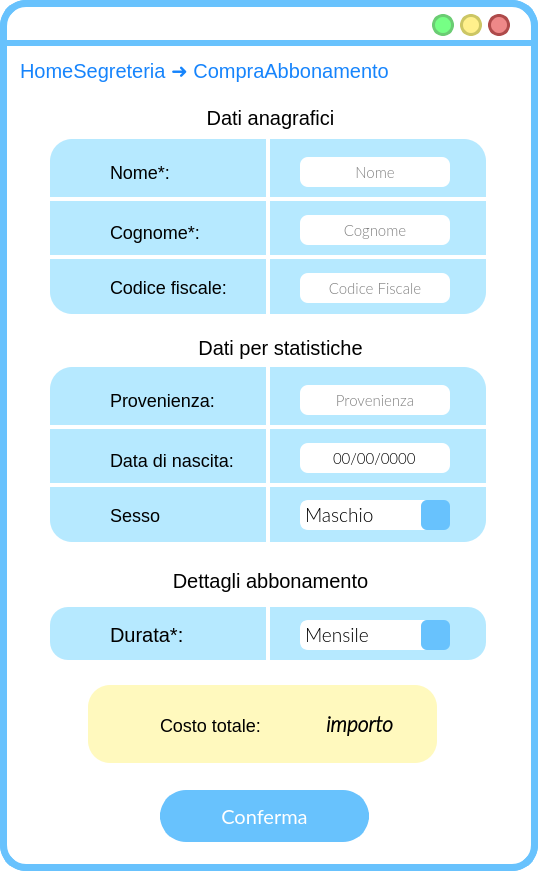
<?xml version="1.0" encoding="UTF-8"?>
<ui version="4.0">
 <class>MainWindow</class>
 <widget class="QMainWindow" name="MainWindow">
  <property name="geometry">
   <rect>
    <x>0</x>
    <y>0</y>
    <width>538</width>
    <height>871</height>
   </rect>
  </property>
  <property name="windowTitle">
   <string>MainWindow</string>
  </property>
  <property name="styleSheet">
   <string notr="true">QWidget{
background:rgb(255, 255, 255);
border-radius:26px;
border-color:rgb(104, 194, 253);
border-style: solid;
border-width:7;
}
QLabel{
border-width:0;
font: 16pt &quot;Lato Light&quot;;
}
QAbstractItemView {
    border: 3px solid  rgb(104, 194, 253);  
border-radius:8px;
  selection-background-color:  rgb(104, 194, 253);
margin:-2px;
text-align:center;
border-width:5;
}</string>
  </property>
  <widget class="QWidget" name="centralwidget">
   <widget class="QLabel" name="label">
    <property name="geometry">
     <rect>
      <x>-10</x>
      <y>40</y>
      <width>811</width>
      <height>6</height>
     </rect>
    </property>
    <property name="styleSheet">
     <string notr="true">background-color:rgb(104, 194, 253);</string>
    </property>
    <property name="text">
     <string/>
    </property>
   </widget>
   <widget class="QLabel" name="titoloLabel">
    <property name="geometry">
     <rect>
      <x>20</x>
      <y>55</y>
      <width>511</width>
      <height>31</height>
     </rect>
    </property>
    <property name="styleSheet">
     <string notr="true">QLabel{
color: rgb(22, 132, 252);
font-size: 20px;
background-color: rgba(255, 255, 255,0);
font: 14pt &quot;Lato&quot;;
}</string>
    </property>
    <property name="text">
     <string>HomeSegreteria ➜ CompraAbbonamento</string>
    </property>
   </widget>
   <widget class="QLabel" name="NomeLabel">
    <property name="geometry">
     <rect>
      <x>110</x>
      <y>147</y>
      <width>181</width>
      <height>51</height>
     </rect>
    </property>
    <property name="styleSheet">
     <string notr="true">QLabel{
font-size: 18px;
background-color: rgba(255, 255, 255,0);
}</string>
    </property>
    <property name="text">
     <string>Nome*:</string>
    </property>
   </widget>
   <widget class="QLabel" name="cognomeLabel">
    <property name="geometry">
     <rect>
      <x>110</x>
      <y>207</y>
      <width>181</width>
      <height>51</height>
     </rect>
    </property>
    <property name="styleSheet">
     <string notr="true">QLabel{
font-size: 18px;
background-color: rgba(255, 255, 255,0);
}</string>
    </property>
    <property name="text">
     <string>Cognome*:</string>
    </property>
   </widget>
   <widget class="QLabel" name="codiceFiscaleLabel">
    <property name="geometry">
     <rect>
      <x>110</x>
      <y>262</y>
      <width>181</width>
      <height>51</height>
     </rect>
    </property>
    <property name="styleSheet">
     <string notr="true">QLabel{
font-size: 18px;
background-color: rgba(255, 255, 255,0);
}</string>
    </property>
    <property name="text">
     <string>Codice fiscale:</string>
    </property>
   </widget>
   <widget class="QLabel" name="NomeIcona">
    <property name="geometry">
     <rect>
      <x>60</x>
      <y>155</y>
      <width>35</width>
      <height>35</height>
     </rect>
    </property>
    <property name="styleSheet">
     <string notr="true">QLabel{
background-color: rgba(255, 85, 85,0);
}</string>
    </property>
    <property name="text">
     <string/>
    </property>
    <property name="pixmap">
     <pixmap>res/person_FILL1_wght600_GRAD200_opsz48_risultato.png</pixmap>
    </property>
    <property name="scaledContents">
     <bool>true</bool>
    </property>
   </widget>
   <widget class="QLabel" name="CognomeIcona">
    <property name="geometry">
     <rect>
      <x>60</x>
      <y>213</y>
      <width>35</width>
      <height>35</height>
     </rect>
    </property>
    <property name="styleSheet">
     <string notr="true">QLabel{
background-color: rgba(255, 85, 85,0);
}</string>
    </property>
    <property name="text">
     <string/>
    </property>
    <property name="pixmap">
     <pixmap>res/account_circle_FILL1_wght600_GRAD200_opsz48_risultato.png</pixmap>
    </property>
    <property name="scaledContents">
     <bool>true</bool>
    </property>
   </widget>
   <widget class="QLabel" name="CodiceFiscaleIcona">
    <property name="geometry">
     <rect>
      <x>60</x>
      <y>267</y>
      <width>35</width>
      <height>35</height>
     </rect>
    </property>
    <property name="styleSheet">
     <string notr="true">QLabel{
background-color: rgba(255, 85, 85,0);
}</string>
    </property>
    <property name="text">
     <string/>
    </property>
    <property name="pixmap">
     <pixmap>res/badge_FILL1_wght600_GRAD200_opsz48_risultato.png</pixmap>
    </property>
    <property name="scaledContents">
     <bool>true</bool>
    </property>
   </widget>
   <widget class="QLabel" name="label_17">
    <property name="geometry">
     <rect>
      <x>266</x>
      <y>139</y>
      <width>4</width>
      <height>177</height>
     </rect>
    </property>
    <property name="sizePolicy">
     <sizepolicy hsizetype="Fixed" vsizetype="Fixed">
      <horstretch>0</horstretch>
      <verstretch>0</verstretch>
     </sizepolicy>
    </property>
    <property name="styleSheet">
     <string notr="true">width: 314px;
height: 180px;
border-radius: 0;
background-color: rgb(255, 255, 255);
text-align: center;</string>
    </property>
    <property name="text">
     <string/>
    </property>
    <property name="scaledContents">
     <bool>true</bool>
    </property>
    <property name="alignment">
     <set>Qt::AlignCenter</set>
    </property>
    <property name="margin">
     <number>10</number>
    </property>
    <property name="indent">
     <number>0</number>
    </property>
   </widget>
   <widget class="QLabel" name="label_2">
    <property name="geometry">
     <rect>
      <x>50</x>
      <y>139</y>
      <width>436</width>
      <height>175</height>
     </rect>
    </property>
    <property name="styleSheet">
     <string notr="true">left: 790px;
top: 159px;
width: 437px;
height: 650px;
line-height: 20px;
border-radius: 22px;
background-color: rgba(182, 233, 255, 255);
text-align: center;</string>
    </property>
    <property name="text">
     <string/>
    </property>
   </widget>
   <widget class="QLabel" name="label_18">
    <property name="geometry">
     <rect>
      <x>50</x>
      <y>255</y>
      <width>450</width>
      <height>4</height>
     </rect>
    </property>
    <property name="sizePolicy">
     <sizepolicy hsizetype="Fixed" vsizetype="Fixed">
      <horstretch>0</horstretch>
      <verstretch>0</verstretch>
     </sizepolicy>
    </property>
    <property name="styleSheet">
     <string notr="true">width: 314px;
height: 180px;
border-radius: 0;
background-color: rgb(255, 255, 255);
text-align: center;</string>
    </property>
    <property name="text">
     <string/>
    </property>
    <property name="scaledContents">
     <bool>true</bool>
    </property>
    <property name="alignment">
     <set>Qt::AlignCenter</set>
    </property>
    <property name="margin">
     <number>10</number>
    </property>
    <property name="indent">
     <number>0</number>
    </property>
   </widget>
   <widget class="QLabel" name="label_5">
    <property name="geometry">
     <rect>
      <x>50</x>
      <y>197</y>
      <width>450</width>
      <height>4</height>
     </rect>
    </property>
    <property name="sizePolicy">
     <sizepolicy hsizetype="Fixed" vsizetype="Fixed">
      <horstretch>0</horstretch>
      <verstretch>0</verstretch>
     </sizepolicy>
    </property>
    <property name="styleSheet">
     <string notr="true">width: 314px;
height: 180px;
border-radius: 0;
background-color: rgb(255, 255, 255);
text-align: center;</string>
    </property>
    <property name="text">
     <string/>
    </property>
    <property name="scaledContents">
     <bool>true</bool>
    </property>
    <property name="alignment">
     <set>Qt::AlignCenter</set>
    </property>
    <property name="margin">
     <number>10</number>
    </property>
    <property name="indent">
     <number>0</number>
    </property>
   </widget>
   <widget class="QLabel" name="label_19">
    <property name="geometry">
     <rect>
      <x>40</x>
      <y>97</y>
      <width>461</width>
      <height>41</height>
     </rect>
    </property>
    <property name="styleSheet">
     <string notr="true">font-size: 20px;
text-align: left;
background-color: rgba(255, 255, 255,0);
</string>
    </property>
    <property name="text">
     <string>Dati anagrafici</string>
    </property>
    <property name="alignment">
     <set>Qt::AlignCenter</set>
    </property>
   </widget>
   <widget class="QLineEdit" name="nomeLineEdit">
    <property name="geometry">
     <rect>
      <x>300</x>
      <y>157</y>
      <width>150</width>
      <height>30</height>
     </rect>
    </property>
    <property name="font">
     <font>
      <family>Lato Light</family>
      <pointsize>11</pointsize>
     </font>
    </property>
    <property name="styleSheet">
     <string notr="true">QLineEdit{
background:rgb(255, 255, 255);
border-radius:8px;
border-color:rgb(104, 194, 253);
border-style: solid;
border-width:0;
}
QLineEdit::focus{
background:rgb(255, 255, 255);
border-radius:8px;
border-color:rgb(104, 194, 253);
border-style: solid;
border-width:3;
}</string>
    </property>
    <property name="text">
     <string/>
    </property>
    <property name="alignment">
     <set>Qt::AlignCenter</set>
    </property>
    <property name="placeholderText">
     <string>Nome</string>
    </property>
   </widget>
   <widget class="QLineEdit" name="cognomeLineEdit">
    <property name="geometry">
     <rect>
      <x>300</x>
      <y>215</y>
      <width>150</width>
      <height>30</height>
     </rect>
    </property>
    <property name="font">
     <font>
      <family>Lato Light</family>
      <pointsize>11</pointsize>
     </font>
    </property>
    <property name="styleSheet">
     <string notr="true">QLineEdit{
background:rgb(255, 255, 255);
border-radius:8px;
border-color:rgb(104, 194, 253);
border-style: solid;
border-width:0;
}
QLineEdit::focus{
background:rgb(255, 255, 255);
border-radius:8px;
border-color:rgb(104, 194, 253);
border-style: solid;
border-width:3;
}</string>
    </property>
    <property name="text">
     <string/>
    </property>
    <property name="alignment">
     <set>Qt::AlignCenter</set>
    </property>
    <property name="placeholderText">
     <string>Cognome</string>
    </property>
   </widget>
   <widget class="QLineEdit" name="codiceFiscaleLineEdit">
    <property name="geometry">
     <rect>
      <x>300</x>
      <y>273</y>
      <width>150</width>
      <height>30</height>
     </rect>
    </property>
    <property name="font">
     <font>
      <family>Lato Light</family>
      <pointsize>11</pointsize>
     </font>
    </property>
    <property name="styleSheet">
     <string notr="true">QLineEdit{
background:rgb(255, 255, 255);
border-radius:8px;
border-color:rgb(104, 194, 253);
border-style: solid;
border-width:0;
}
QLineEdit::focus{
background:rgb(255, 255, 255);
border-radius:8px;
border-color:rgb(104, 194, 253);
border-style: solid;
border-width:3;
}</string>
    </property>
    <property name="inputMask">
     <string/>
    </property>
    <property name="text">
     <string/>
    </property>
    <property name="alignment">
     <set>Qt::AlignCenter</set>
    </property>
    <property name="placeholderText">
     <string>Codice Fiscale</string>
    </property>
   </widget>
   <widget class="QLabel" name="NomeIcona_2">
    <property name="geometry">
     <rect>
      <x>60</x>
      <y>383</y>
      <width>35</width>
      <height>35</height>
     </rect>
    </property>
    <property name="styleSheet">
     <string notr="true">QLabel{
background-color: rgba(255, 85, 85,0);
}</string>
    </property>
    <property name="text">
     <string/>
    </property>
    <property name="pixmap">
     <pixmap>res/flag_FILL1_wght600_GRAD200_opsz48_risultato.png</pixmap>
    </property>
    <property name="scaledContents">
     <bool>true</bool>
    </property>
   </widget>
   <widget class="QLabel" name="label_3">
    <property name="geometry">
     <rect>
      <x>50</x>
      <y>367</y>
      <width>436</width>
      <height>175</height>
     </rect>
    </property>
    <property name="styleSheet">
     <string notr="true">left: 790px;
top: 159px;
width: 437px;
height: 650px;
line-height: 20px;
border-radius: 22px;
background-color: rgba(182, 233, 255, 255);
text-align: center;</string>
    </property>
    <property name="text">
     <string/>
    </property>
   </widget>
   <widget class="QLabel" name="label_20">
    <property name="geometry">
     <rect>
      <x>266</x>
      <y>367</y>
      <width>4</width>
      <height>177</height>
     </rect>
    </property>
    <property name="sizePolicy">
     <sizepolicy hsizetype="Fixed" vsizetype="Fixed">
      <horstretch>0</horstretch>
      <verstretch>0</verstretch>
     </sizepolicy>
    </property>
    <property name="styleSheet">
     <string notr="true">width: 314px;
height: 180px;
border-radius: 0;
background-color: rgb(255, 255, 255);
text-align: center;</string>
    </property>
    <property name="text">
     <string/>
    </property>
    <property name="scaledContents">
     <bool>true</bool>
    </property>
    <property name="alignment">
     <set>Qt::AlignCenter</set>
    </property>
    <property name="margin">
     <number>10</number>
    </property>
    <property name="indent">
     <number>0</number>
    </property>
   </widget>
   <widget class="QLabel" name="sessoLabel">
    <property name="geometry">
     <rect>
      <x>110</x>
      <y>490</y>
      <width>181</width>
      <height>51</height>
     </rect>
    </property>
    <property name="styleSheet">
     <string notr="true">QLabel{
font-size: 18px;
background-color: rgba(255, 255, 255,0);
}</string>
    </property>
    <property name="text">
     <string>Sesso</string>
    </property>
   </widget>
   <widget class="QLabel" name="CognomeIcona_2">
    <property name="geometry">
     <rect>
      <x>60</x>
      <y>441</y>
      <width>35</width>
      <height>35</height>
     </rect>
    </property>
    <property name="styleSheet">
     <string notr="true">QLabel{
background-color: rgba(255, 85, 85,0);
}</string>
    </property>
    <property name="text">
     <string/>
    </property>
    <property name="pixmap">
     <pixmap>res/cake_FILL1_wght600_GRAD200_opsz48_risultato.png</pixmap>
    </property>
    <property name="scaledContents">
     <bool>true</bool>
    </property>
   </widget>
   <widget class="QLabel" name="CodiceFiscaleIcona_3">
    <property name="geometry">
     <rect>
      <x>60</x>
      <y>495</y>
      <width>35</width>
      <height>35</height>
     </rect>
    </property>
    <property name="styleSheet">
     <string notr="true">QLabel{
background-color: rgba(255, 85, 85,0);
}</string>
    </property>
    <property name="text">
     <string/>
    </property>
    <property name="pixmap">
     <pixmap>res/female_FILL1_wght600_GRAD200_opsz48_risultato.png</pixmap>
    </property>
    <property name="scaledContents">
     <bool>true</bool>
    </property>
   </widget>
   <widget class="QLabel" name="label_12">
    <property name="geometry">
     <rect>
      <x>50</x>
      <y>425</y>
      <width>450</width>
      <height>4</height>
     </rect>
    </property>
    <property name="sizePolicy">
     <sizepolicy hsizetype="Fixed" vsizetype="Fixed">
      <horstretch>0</horstretch>
      <verstretch>0</verstretch>
     </sizepolicy>
    </property>
    <property name="styleSheet">
     <string notr="true">width: 314px;
height: 180px;
border-radius: 0;
background-color: rgb(255, 255, 255);
text-align: center;</string>
    </property>
    <property name="text">
     <string/>
    </property>
    <property name="scaledContents">
     <bool>true</bool>
    </property>
    <property name="alignment">
     <set>Qt::AlignCenter</set>
    </property>
    <property name="margin">
     <number>10</number>
    </property>
    <property name="indent">
     <number>0</number>
    </property>
   </widget>
   <widget class="QLabel" name="provenienzaLabel">
    <property name="geometry">
     <rect>
      <x>110</x>
      <y>375</y>
      <width>181</width>
      <height>51</height>
     </rect>
    </property>
    <property name="styleSheet">
     <string notr="true">QLabel{
font-size: 18px;
background-color: rgba(255, 255, 255,0);
}</string>
    </property>
    <property name="text">
     <string>Provenienza:</string>
    </property>
   </widget>
   <widget class="QLineEdit" name="dataDiNascitaLineEdit">
    <property name="geometry">
     <rect>
      <x>300</x>
      <y>443</y>
      <width>150</width>
      <height>30</height>
     </rect>
    </property>
    <property name="font">
     <font>
      <family>Lato Light</family>
      <pointsize>11</pointsize>
     </font>
    </property>
    <property name="styleSheet">
     <string notr="true">QLineEdit{
background:rgb(255, 255, 255);
border-radius:8px;
border-color:rgb(104, 194, 253);
border-style: solid;
border-width:0;
}
QLineEdit::focus{
background:rgb(255, 255, 255);
border-radius:8px;
border-color:rgb(104, 194, 253);
border-style: solid;
border-width:3;
}</string>
    </property>
    <property name="inputMask">
     <string>00/00/0000;0</string>
    </property>
    <property name="text">
     <string>//</string>
    </property>
    <property name="alignment">
     <set>Qt::AlignCenter</set>
    </property>
    <property name="placeholderText">
     <string>gg/mm/aaaa</string>
    </property>
   </widget>
   <widget class="QLabel" name="label_21">
    <property name="geometry">
     <rect>
      <x>50</x>
      <y>483</y>
      <width>450</width>
      <height>4</height>
     </rect>
    </property>
    <property name="sizePolicy">
     <sizepolicy hsizetype="Fixed" vsizetype="Fixed">
      <horstretch>0</horstretch>
      <verstretch>0</verstretch>
     </sizepolicy>
    </property>
    <property name="styleSheet">
     <string notr="true">width: 314px;
height: 180px;
border-radius: 0;
background-color: rgb(255, 255, 255);
text-align: center;</string>
    </property>
    <property name="text">
     <string/>
    </property>
    <property name="scaledContents">
     <bool>true</bool>
    </property>
    <property name="alignment">
     <set>Qt::AlignCenter</set>
    </property>
    <property name="margin">
     <number>10</number>
    </property>
    <property name="indent">
     <number>0</number>
    </property>
   </widget>
   <widget class="QLabel" name="dataDiNascitaLabel">
    <property name="geometry">
     <rect>
      <x>110</x>
      <y>435</y>
      <width>181</width>
      <height>51</height>
     </rect>
    </property>
    <property name="styleSheet">
     <string notr="true">QLabel{
font-size: 18px;
background-color: rgba(255, 255, 255,0);
}</string>
    </property>
    <property name="text">
     <string>Data di nascita:</string>
    </property>
   </widget>
   <widget class="QLineEdit" name="provenienzaLineEdit">
    <property name="geometry">
     <rect>
      <x>300</x>
      <y>385</y>
      <width>150</width>
      <height>30</height>
     </rect>
    </property>
    <property name="font">
     <font>
      <family>Lato Light</family>
      <pointsize>11</pointsize>
     </font>
    </property>
    <property name="styleSheet">
     <string notr="true">QLineEdit{
background:rgb(255, 255, 255);
border-radius:8px;
border-color:rgb(104, 194, 253);
border-style: solid;
border-width:0;
}
QLineEdit::focus{
background:rgb(255, 255, 255);
border-radius:8px;
border-color:rgb(104, 194, 253);
border-style: solid;
border-width:3;
}</string>
    </property>
    <property name="text">
     <string/>
    </property>
    <property name="alignment">
     <set>Qt::AlignCenter</set>
    </property>
    <property name="placeholderText">
     <string>Provenienza</string>
    </property>
   </widget>
   <widget class="QLabel" name="datiPerStatisticheLabel">
    <property name="geometry">
     <rect>
      <x>50</x>
      <y>327</y>
      <width>461</width>
      <height>41</height>
     </rect>
    </property>
    <property name="styleSheet">
     <string notr="true">font-size: 20px;
text-align: left;
background-color: rgba(255, 255, 255,0);
</string>
    </property>
    <property name="text">
     <string>Dati per statistiche</string>
    </property>
    <property name="alignment">
     <set>Qt::AlignCenter</set>
    </property>
   </widget>
   <widget class="QComboBox" name="sessoComboBox">
    <property name="geometry">
     <rect>
      <x>300</x>
      <y>500</y>
      <width>150</width>
      <height>30</height>
     </rect>
    </property>
    <property name="font">
     <font>
      <family>Lato Light</family>
      <pointsize>14</pointsize>
      <weight>50</weight>
      <italic>false</italic>
      <bold>false</bold>
      <strikeout>false</strikeout>
      <stylestrategy>PreferDefault</stylestrategy>
     </font>
    </property>
    <property name="cursor">
     <cursorShape>ArrowCursor</cursorShape>
    </property>
    <property name="toolTip">
     <string/>
    </property>
    <property name="styleSheet">
     <string notr="true">

QComboBox{
background:rgb(255, 255, 255);
border-radius:8px;
border-color:rgb(255, 255, 255);
border-style: solid;
text-align:center;
border-width:3;
}
QComboBox::focus{
background:rgb(255, 255, 255);
border-radius:8px;
border-color:rgb(104, 194, 253);
border-style: solid;
border-width:3;
}

QComboBox::down-arrow {
    image: url(:/icons/expand_more_FILL1_wght600_GRAD200_opsz48_risultato.png);
    width: 26px;
    height: 26px;
margin: 0px 0px 0px 0px
}

QComboBox::drop-down  {
	background-color:rgb(104, 194, 253);
border-radius:6px;
margin:-3px -3px -3px -10px;
    border: 0px; /* This seems to replace the whole arrow of the combo box */

}
</string>
    </property>
    <property name="editable">
     <bool>false</bool>
    </property>
    <property name="currentText">
     <string>Maschio</string>
    </property>
    <property name="iconSize">
     <size>
      <width>16</width>
      <height>16</height>
     </size>
    </property>
    <property name="frame">
     <bool>true</bool>
    </property>
    <item>
     <property name="text">
      <string>Maschio</string>
     </property>
    </item>
    <item>
     <property name="text">
      <string>Femmina</string>
     </property>
    </item>
    <item>
     <property name="text">
      <string>Non specificato</string>
     </property>
    </item>
   </widget>
   <widget class="QLabel" name="dettagliAbbonamentoLabel">
    <property name="geometry">
     <rect>
      <x>40</x>
      <y>560</y>
      <width>461</width>
      <height>41</height>
     </rect>
    </property>
    <property name="styleSheet">
     <string notr="true">font-size: 20px;
text-align: left;
background-color: rgba(255, 255, 255,0);
</string>
    </property>
    <property name="text">
     <string>Dettagli abbonamento</string>
    </property>
    <property name="alignment">
     <set>Qt::AlignCenter</set>
    </property>
   </widget>
   <widget class="QLabel" name="label_4">
    <property name="geometry">
     <rect>
      <x>266</x>
      <y>601</y>
      <width>4</width>
      <height>70</height>
     </rect>
    </property>
    <property name="styleSheet">
     <string notr="true">background-color:#FFFFFF;</string>
    </property>
    <property name="text">
     <string/>
    </property>
   </widget>
   <widget class="QLabel" name="label_11">
    <property name="geometry">
     <rect>
      <x>60</x>
      <y>620</y>
      <width>34</width>
      <height>34</height>
     </rect>
    </property>
    <property name="autoFillBackground">
     <bool>false</bool>
    </property>
    <property name="styleSheet">
     <string notr="true">background-color: rgba(255, 255, 255,0);</string>
    </property>
    <property name="text">
     <string/>
    </property>
    <property name="pixmap">
     <pixmap>res/search_FILL1_wght600_GRAD200_opsz48_risultato.png</pixmap>
    </property>
    <property name="scaledContents">
     <bool>true</bool>
    </property>
   </widget>
   <widget class="QLabel" name="durataLabel">
    <property name="geometry">
     <rect>
      <x>110</x>
      <y>609</y>
      <width>161</width>
      <height>51</height>
     </rect>
    </property>
    <property name="styleSheet">
     <string notr="true">font-size: 20px;
text-align: left;
background-color: rgba(255, 255, 255,0);
</string>
    </property>
    <property name="text">
     <string>Durata*:</string>
    </property>
    <property name="alignment">
     <set>Qt::AlignLeading|Qt::AlignLeft|Qt::AlignVCenter</set>
    </property>
   </widget>
   <widget class="QLabel" name="label_6">
    <property name="geometry">
     <rect>
      <x>50</x>
      <y>607</y>
      <width>436</width>
      <height>53</height>
     </rect>
    </property>
    <property name="styleSheet">
     <string notr="true">left: 790px;
top: 159px;
width: 437px;
height: 650px;
line-height: 20px;
border-radius: 18px;
background-color: rgba(182, 233, 255, 255);
text-align: center;</string>
    </property>
    <property name="text">
     <string/>
    </property>
   </widget>
   <widget class="QComboBox" name="durataComboBox">
    <property name="geometry">
     <rect>
      <x>300</x>
      <y>620</y>
      <width>150</width>
      <height>30</height>
     </rect>
    </property>
    <property name="font">
     <font>
      <family>Lato Light</family>
      <pointsize>14</pointsize>
      <weight>50</weight>
      <italic>false</italic>
      <bold>false</bold>
      <strikeout>false</strikeout>
      <stylestrategy>PreferDefault</stylestrategy>
     </font>
    </property>
    <property name="toolTip">
     <string/>
    </property>
    <property name="styleSheet">
     <string notr="true">

QComboBox{
background:rgb(255, 255, 255);
border-radius:8px;
border-color:rgb(255, 255, 255);
border-style: solid;
text-align:center;
border-width:3;
}
QComboBox::focus{
background:rgb(255, 255, 255);
border-radius:8px;
border-color:rgb(104, 194, 253);
border-style: solid;
border-width:3;
}

QComboBox::down-arrow {
    image: url(:/icons/expand_more_FILL1_wght600_GRAD200_opsz48_risultato.png);
    width: 26px;
    height: 26px;
margin: 0px 0px 0px 0px
}

QComboBox::drop-down  {
	background-color:rgb(104, 194, 253);
border-radius:6px;
margin:-3px -3px -3px -10px;
    border: 0px; /* This seems to replace the whole arrow of the combo box */

}
</string>
    </property>
    <property name="editable">
     <bool>false</bool>
    </property>
    <property name="currentText">
     <string>Mensile</string>
    </property>
    <property name="iconSize">
     <size>
      <width>16</width>
      <height>16</height>
     </size>
    </property>
    <property name="frame">
     <bool>true</bool>
    </property>
    <item>
     <property name="text">
      <string>Mensile</string>
     </property>
    </item>
    <item>
     <property name="text">
      <string>Trimestrale</string>
     </property>
    </item>
    <item>
     <property name="text">
      <string>Semestrale</string>
     </property>
    </item>
    <item>
     <property name="text">
      <string>Annuale</string>
     </property>
    </item>
   </widget>
   <widget class="QLabel" name="label_10">
    <property name="geometry">
     <rect>
      <x>112</x>
      <y>708</y>
      <width>34</width>
      <height>34</height>
     </rect>
    </property>
    <property name="styleSheet">
     <string notr="true">background-color: rgba(255, 249, 190);</string>
    </property>
    <property name="text">
     <string/>
    </property>
    <property name="pixmap">
     <pixmap>res/receipt_long_FILL1_wght600_GRAD200_opsz48_risultato.png</pixmap>
    </property>
    <property name="scaledContents">
     <bool>true</bool>
    </property>
   </widget>
   <widget class="QLabel" name="label_7">
    <property name="geometry">
     <rect>
      <x>88</x>
      <y>685</y>
      <width>349</width>
      <height>78</height>
     </rect>
    </property>
    <property name="styleSheet">
     <string notr="true">left: 700px;
top: 603px;
width: 349px;
height: 78px;
line-height: 20px;
border-radius: 22px;
background-color: rgba(255, 249, 190);
text-align: center;</string>
    </property>
    <property name="text">
     <string/>
    </property>
   </widget>
   <widget class="QLabel" name="importoTotaleLabel">
    <property name="geometry">
     <rect>
      <x>242</x>
      <y>704</y>
      <width>151</width>
      <height>41</height>
     </rect>
    </property>
    <property name="font">
     <font>
      <family>Lato Light</family>
      <pointsize>-1</pointsize>
      <weight>50</weight>
      <italic>false</italic>
      <bold>false</bold>
     </font>
    </property>
    <property name="styleSheet">
     <string notr="true">font-size: 16px;
text-align: left;
background-color: rgba(255, 255, 255,0);
</string>
    </property>
    <property name="text">
     <string>&lt;html&gt;&lt;head/&gt;&lt;body&gt;&lt;p&gt;&lt;span style=&quot; font-size:16pt; font-weight:600; font-style:italic;&quot;&gt;importo&lt;/span&gt;&lt;/p&gt;&lt;/body&gt;&lt;/html&gt;</string>
    </property>
    <property name="alignment">
     <set>Qt::AlignRight|Qt::AlignTrailing|Qt::AlignVCenter</set>
    </property>
   </widget>
   <widget class="QLabel" name="label_15">
    <property name="geometry">
     <rect>
      <x>160</x>
      <y>690</y>
      <width>101</width>
      <height>71</height>
     </rect>
    </property>
    <property name="styleSheet">
     <string notr="true">font-size: 18px;
text-align: left;
background-color: rgba(255, 255, 255,0);</string>
    </property>
    <property name="text">
     <string>Costo totale:</string>
    </property>
   </widget>
   <widget class="QLabel" name="indietroLabel">
    <property name="geometry">
     <rect>
      <x>470</x>
      <y>55</y>
      <width>38</width>
      <height>38</height>
     </rect>
    </property>
    <property name="font">
     <font>
      <family>Lato Light</family>
      <pointsize>16</pointsize>
      <weight>50</weight>
      <italic>false</italic>
      <bold>false</bold>
     </font>
    </property>
    <property name="cursor">
     <cursorShape>PointingHandCursor</cursorShape>
    </property>
    <property name="autoFillBackground">
     <bool>false</bool>
    </property>
    <property name="styleSheet">
     <string notr="true">background-color: rgba(255, 255, 255,0);</string>
    </property>
    <property name="text">
     <string/>
    </property>
    <property name="pixmap">
     <pixmap>res/arrow_back_FILL1_wght700_GRAD200_opsz48_risultato.png</pixmap>
    </property>
    <property name="scaledContents">
     <bool>true</bool>
    </property>
   </widget>
   <widget class="QPushButton" name="pushButton">
    <property name="geometry">
     <rect>
      <x>160</x>
      <y>790</y>
      <width>209</width>
      <height>52</height>
     </rect>
    </property>
    <property name="font">
     <font>
      <family>Lato</family>
      <pointsize>15</pointsize>
      <weight>50</weight>
      <italic>false</italic>
      <bold>false</bold>
     </font>
    </property>
    <property name="cursor">
     <cursorShape>PointingHandCursor</cursorShape>
    </property>
    <property name="autoFillBackground">
     <bool>false</bool>
    </property>
    <property name="styleSheet">
     <string notr="true">QPushButton{
 background-color:rgb(104, 194, 253);
 border-style: solid;
 border-radius:26px;
color: rgb(255, 255, 255);
	font: 15pt &quot;Lato&quot;;
}

QPushButton::hover{
	border-color : rgb(15, 138, 204);
	color: white;
border-width:0;
}

QPushButton::pressed{
	border-color:rgb(104, 194, 253);
	border-width:4;
	background-color : white;
	color:rgb(104, 194, 253);
}
</string>
    </property>
    <property name="text">
     <string>Conferma</string>
    </property>
   </widget>
   <widget class="QPushButton" name="exitButton">
    <property name="geometry">
     <rect>
      <x>488</x>
      <y>14</y>
      <width>22</width>
      <height>22</height>
     </rect>
    </property>
    <property name="sizePolicy">
     <sizepolicy hsizetype="Fixed" vsizetype="Fixed">
      <horstretch>0</horstretch>
      <verstretch>0</verstretch>
     </sizepolicy>
    </property>
    <property name="minimumSize">
     <size>
      <width>22</width>
      <height>22</height>
     </size>
    </property>
    <property name="maximumSize">
     <size>
      <width>24</width>
      <height>24</height>
     </size>
    </property>
    <property name="cursor">
     <cursorShape>PointingHandCursor</cursorShape>
    </property>
    <property name="styleSheet">
     <string notr="true">QPushButton{
 background-color:#ee8888;
 border-style: solid;
 border-radius:11px;
font: 18pt &quot;Candara&quot;;
border-color:#ae4a4a;
border-width:3;
}

QPushButton::pressed{
	background-color : white;
	border-color:#ae4a4a;
	border-width:3;
}
</string>
    </property>
    <property name="text">
     <string/>
    </property>
   </widget>
   <widget class="QPushButton" name="maximizeButton">
    <property name="geometry">
     <rect>
      <x>460</x>
      <y>14</y>
      <width>22</width>
      <height>22</height>
     </rect>
    </property>
    <property name="sizePolicy">
     <sizepolicy hsizetype="Fixed" vsizetype="Fixed">
      <horstretch>0</horstretch>
      <verstretch>0</verstretch>
     </sizepolicy>
    </property>
    <property name="minimumSize">
     <size>
      <width>20</width>
      <height>20</height>
     </size>
    </property>
    <property name="maximumSize">
     <size>
      <width>24</width>
      <height>24</height>
     </size>
    </property>
    <property name="cursor">
     <cursorShape>PointingHandCursor</cursorShape>
    </property>
    <property name="styleSheet">
     <string notr="true">QPushButton{
 background-color:#fff08c	;
 border-style: solid;
 border-radius:11px;
font: 18pt &quot;Candara&quot;;
border-color:#ccc664;
border-width:3;
}

QPushButton::pressed{
	background-color : white;
	border-color:#ccc664;
	border-width:3;
}
</string>
    </property>
    <property name="text">
     <string/>
    </property>
   </widget>
   <widget class="QPushButton" name="reduceButton">
    <property name="geometry">
     <rect>
      <x>432</x>
      <y>14</y>
      <width>22</width>
      <height>22</height>
     </rect>
    </property>
    <property name="sizePolicy">
     <sizepolicy hsizetype="Fixed" vsizetype="Fixed">
      <horstretch>0</horstretch>
      <verstretch>0</verstretch>
     </sizepolicy>
    </property>
    <property name="minimumSize">
     <size>
      <width>22</width>
      <height>22</height>
     </size>
    </property>
    <property name="maximumSize">
     <size>
      <width>24</width>
      <height>24</height>
     </size>
    </property>
    <property name="cursor">
     <cursorShape>PointingHandCursor</cursorShape>
    </property>
    <property name="styleSheet">
     <string notr="true">QPushButton{
 background-color:#76ff85;
 border-style: solid;
 border-radius:11px;
font: 18pt &quot;Candara&quot;;
border-color:#6bcc73;
border-width:3;
}

QPushButton::pressed{
	background-color : white;
	border-color:#6bcc73;
	border-width:3;
}
</string>
    </property>
    <property name="text">
     <string/>
    </property>
   </widget>
   <zorder>label_7</zorder>
   <zorder>label_6</zorder>
   <zorder>label_3</zorder>
   <zorder>label_2</zorder>
   <zorder>label_17</zorder>
   <zorder>label</zorder>
   <zorder>titoloLabel</zorder>
   <zorder>NomeLabel</zorder>
   <zorder>cognomeLabel</zorder>
   <zorder>codiceFiscaleLabel</zorder>
   <zorder>NomeIcona</zorder>
   <zorder>CognomeIcona</zorder>
   <zorder>CodiceFiscaleIcona</zorder>
   <zorder>label_18</zorder>
   <zorder>label_5</zorder>
   <zorder>label_19</zorder>
   <zorder>nomeLineEdit</zorder>
   <zorder>cognomeLineEdit</zorder>
   <zorder>codiceFiscaleLineEdit</zorder>
   <zorder>NomeIcona_2</zorder>
   <zorder>label_20</zorder>
   <zorder>sessoLabel</zorder>
   <zorder>CognomeIcona_2</zorder>
   <zorder>CodiceFiscaleIcona_3</zorder>
   <zorder>label_12</zorder>
   <zorder>provenienzaLabel</zorder>
   <zorder>dataDiNascitaLineEdit</zorder>
   <zorder>label_21</zorder>
   <zorder>dataDiNascitaLabel</zorder>
   <zorder>provenienzaLineEdit</zorder>
   <zorder>datiPerStatisticheLabel</zorder>
   <zorder>sessoComboBox</zorder>
   <zorder>dettagliAbbonamentoLabel</zorder>
   <zorder>label_4</zorder>
   <zorder>label_11</zorder>
   <zorder>durataLabel</zorder>
   <zorder>durataComboBox</zorder>
   <zorder>label_10</zorder>
   <zorder>importoTotaleLabel</zorder>
   <zorder>label_15</zorder>
   <zorder>indietroLabel</zorder>
   <zorder>pushButton</zorder>
   <zorder>exitButton</zorder>
   <zorder>maximizeButton</zorder>
   <zorder>reduceButton</zorder>
  </widget>
 </widget>
 <resources>
  <include location="11/res/res.qrc"/>
  <include location="res/res.qrc"/>
 </resources>
 <connections/>
</ui>
